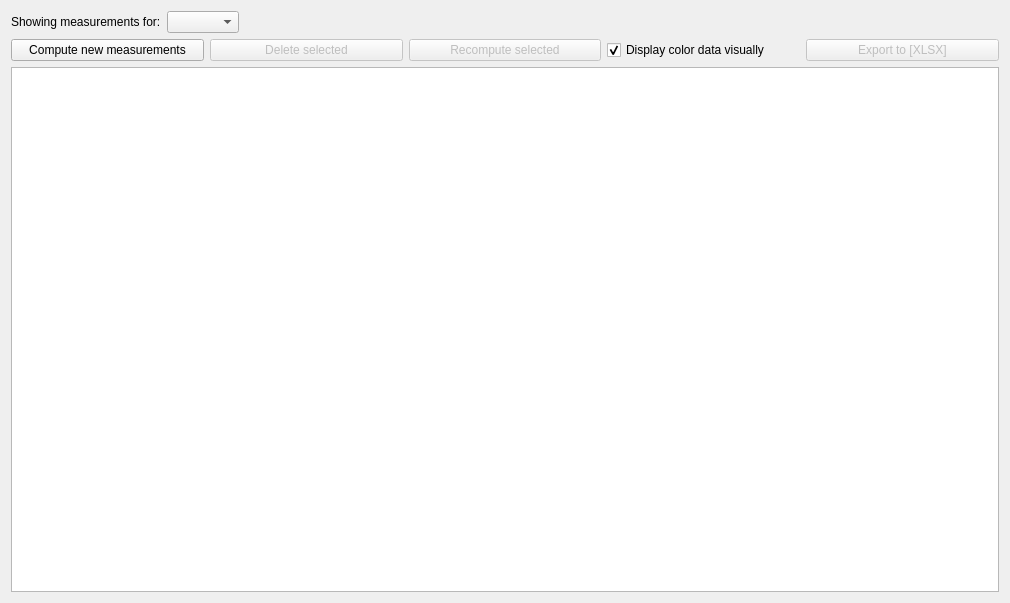
<?xml version="1.0" encoding="UTF-8"?>
<ui version="4.0">
 <class>MeasurementsViewer</class>
 <widget class="QWidget" name="MeasurementsViewer">
  <property name="geometry">
   <rect>
    <x>0</x>
    <y>0</y>
    <width>1010</width>
    <height>603</height>
   </rect>
  </property>
  <property name="windowTitle">
   <string>Form</string>
  </property>
  <layout class="QVBoxLayout" name="verticalLayout">
   <item>
    <layout class="QHBoxLayout" name="label_switch_layout">
     <property name="topMargin">
      <number>0</number>
     </property>
     <item alignment="Qt::AlignLeft">
      <widget class="QLabel" name="lblShowMeasurementsFor">
       <property name="text">
        <string>Showing measurements for:</string>
       </property>
      </widget>
     </item>
     <item alignment="Qt::AlignLeft">
      <widget class="QComboBox" name="cmbLabelImages"/>
     </item>
     <item>
      <spacer name="horizontalSpacer">
       <property name="orientation">
        <enum>Qt::Horizontal</enum>
       </property>
       <property name="sizeHint" stdset="0">
        <size>
         <width>40</width>
         <height>20</height>
        </size>
       </property>
      </spacer>
     </item>
    </layout>
   </item>
   <item>
    <layout class="QHBoxLayout" name="buttonLayout">
     <property name="bottomMargin">
      <number>0</number>
     </property>
     <item>
      <widget class="QPushButton" name="btnComputeMeasurements">
       <property name="text">
        <string>Compute new measurements</string>
       </property>
      </widget>
     </item>
     <item>
      <widget class="QPushButton" name="btnDelete">
       <property name="enabled">
        <bool>false</bool>
       </property>
       <property name="text">
        <string>Delete selected</string>
       </property>
      </widget>
     </item>
     <item>
      <widget class="QPushButton" name="btnRecompute">
       <property name="enabled">
        <bool>false</bool>
       </property>
       <property name="text">
        <string>Recompute selected</string>
       </property>
      </widget>
     </item>
     <item>
      <widget class="QCheckBox" name="chkColorVisually">
       <property name="text">
        <string>Display color data visually</string>
       </property>
       <property name="checked">
        <bool>true</bool>
       </property>
      </widget>
     </item>
     <item>
      <widget class="QPushButton" name="btnExport">
       <property name="enabled">
        <bool>false</bool>
       </property>
       <property name="text">
        <string>Export to [XLSX]</string>
       </property>
      </widget>
     </item>
    </layout>
   </item>
   <item>
    <layout class="QHBoxLayout" name="horizontalLayout">
     <property name="topMargin">
      <number>0</number>
     </property>
    </layout>
   </item>
   <item>
    <widget class="QTableView" name="tableView"/>
   </item>
  </layout>
 </widget>
 <resources/>
 <connections/>
</ui>
